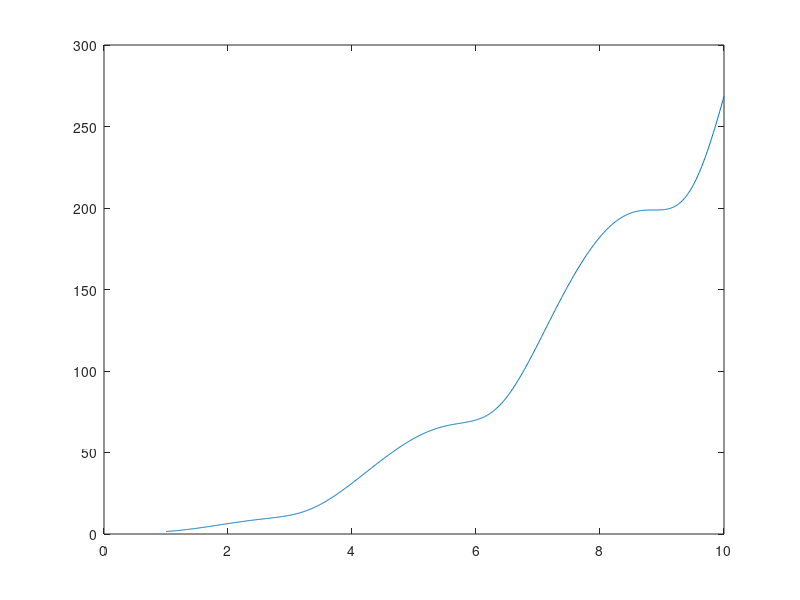

MATLAB code to generate this figure:
% Example, how to solve a function numerically.

%Create vector x
x=1:0.01:10;

%Function y(x) that cannot be solved analytically
y=x.^2.*log((sin(x).^2+1).*x)+1./x+log(x)+1e-4.*x.^5;

%Plot how the function looks like
figure(1);
plot(x,y);

%Solve x at the point y=200

YY=200;
XX=interp1(y,x,YY);

